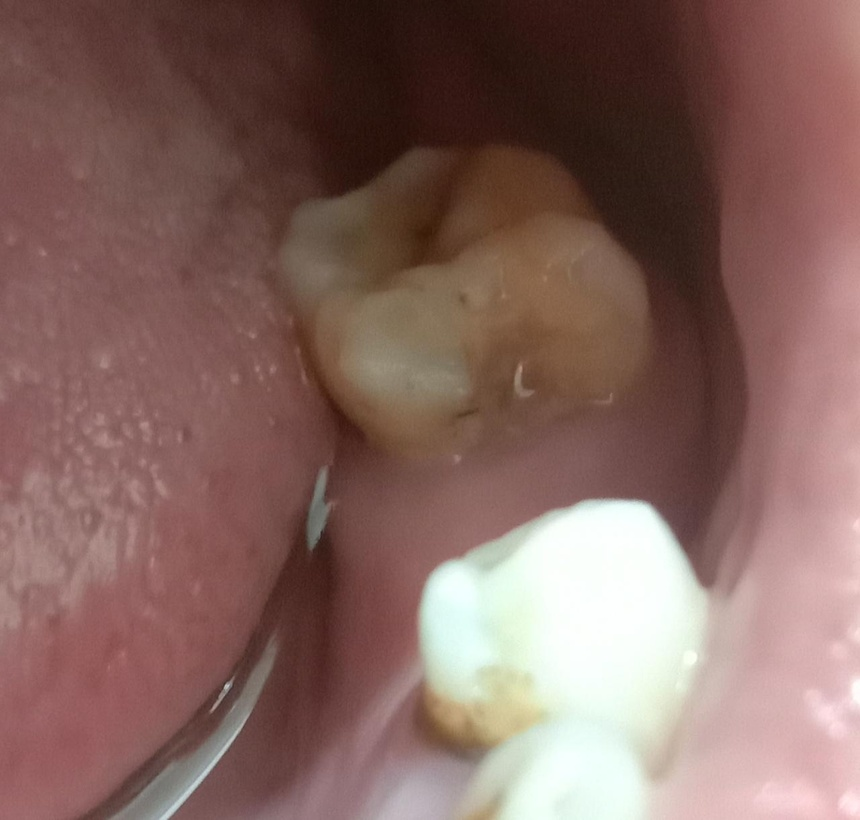
#> input picture image/teeth.jpg, 860 x 820 px, shrunk from 1280 x 1220 before the run
$ jupyter execute main.ipynb
#> lines starting #> are read from the running program, lines starting #| are printed output that depends on the picture
#> further down, image is the input picture: shape (820, 860, 3); mean B, G, R 95.6, 102.1, 132.9
[cell 1]
# Import libraries

import numpy as np
import cv2
from matplotlib import pyplot as plt
import math
import sys, time

[cell 2]
# Crop image, gauss filter,
# median filter, average filter, convolution filtering

def cropImage(image):
    pass

def gausBlur(image, blur, m):
    gauss_filtered_image = cv2.GaussianBlur(image, (m, m), blur)
    return gauss_filtered_image

def medBlur(image, shift):
    median_filtered_image = cv2.medianBlur(image, shift)
    return median_filtered_image

def averageFilter(image, shift):
    average_filtered_image = cv2.blur(image, (shift, shift))
    return average_filtered_image

[cell 3]
# bicubic interpolation

def interpolationKernel(s, a):
    if (abs(s) >= 0) & (abs(s) <= 1):
        return (a+2)*(abs(s)**3)-(a+3)*(abs(s)**2)+1

    elif (abs(s) > 1) & (abs(s) <= 2):
        return a*(abs(s)**3)-(5*a)*(abs(s)**2)+(8*a)*abs(s)-4*a

    return 0

def padding(img, H, W, C):
#> called with H = 820, W = 860, C = 3
    zimg = np.zeros((H+4, W+4, C))
    zimg[2:H+2, 2:W+2, :C] = img

    # Pad the first/last two col and row
    zimg[2:H+2, 0:2, :C] = img[:, 0:1, :C]
    zimg[H+2:H+4, 2:W+2, :] = img[H-1:H, :, :]
    zimg[2:H+2, W+2:W+4, :] = img[:, W-1:W, :]
    zimg[0:2, 2:W+2, :C] = img[0:1, :, :C]

    # Pad the missing eight points
    zimg[0:2, 0:2, :C] = img[0, 0, :C]
    zimg[H+2:H+4, 0:2, :C] = img[H-1, 0, :C]
    zimg[H+2:H+4, W+2:W+4, :C] = img[H-1, W-1, :C]
    zimg[0:2, W+2:W+4, :C] = img[0, W-1, :C]

    return zimg

def bicubicInterpolation(img, ratio, a):

    # Get image size
    H, W, C = img.shape

    # Here H = Height, W = weight,
    # C = Number of channels if the
    # image is coloured.
    img = padding(img, H, W, C)

    # Create new image
    dH = math.floor(H*ratio)
#> dH = 1640
    dW = math.floor(W*ratio)
#> dW = 1720

    # Converting into matrix
    dst = np.zeros((dH, dW, 3))

    # np.zeroes generates a matrix
    # consisting only of zeroes
    # Here we initialize our answer
    # (dst) as zero

    h = 1/ratio

    print('Start bicubic interpolation')
    print('It will take a little while...')
    inc = 0

    for c in range(C):
        for j in range(dH):
            for i in range(dW):

                # Getting the coordinates of the
                # nearby values
                x, y = i * h + 2, j * h + 2

                x1 = 1 + x - math.floor(x)
                x2 = x - math.floor(x)
                x3 = math.floor(x) + 1 - x
                x4 = math.floor(x) + 2 - x

                y1 = 1 + y - math.floor(y)
                y2 = y - math.floor(y)
                y3 = math.floor(y) + 1 - y
                y4 = math.floor(y) + 2 - y

                # Considering all nearby 16 values
                mat_l = np.matrix([[interpolationKernel(x1, a), interpolationKernel(x2, a), interpolationKernel(x3, a), interpolationKernel(x4, a)]])
                mat_m = np.matrix([[img[int(y-y1), int(x-x1), c],
                                    img[int(y-y2), int(x-x1), c],
                                    img[int(y+y3), int(x-x1), c],
                                    img[int(y+y4), int(x-x1), c]],
                                    [img[int(y-y1), int(x-x2), c],
                                    img[int(y-y2), int(x-x2), c],
                                    img[int(y+y3), int(x-x2), c],
                                    img[int(y+y4), int(x-x2), c]],
                                    [img[int(y-y1), int(x+x3), c],
                                    img[int(y-y2), int(x+x3), c],
                                    img[int(y+y3), int(x+x3), c],
                                    img[int(y+y4), int(x+x3), c]],
                                    [img[int(y-y1), int(x+x4), c],
                                    img[int(y-y2), int(x+x4), c],
                                    img[int(y+y3), int(x+x4), c],
                                    img[int(y+y4), int(x+x4), c]]])
                mat_r = np.matrix(
                    [[interpolationKernel(y1, a)], [interpolationKernel(y2, a)], [interpolationKernel(y3, a)], [interpolationKernel(y4, a)]])

                # Here the dot function is used to get the dot
                # product of 2 matrices
                dst[j, i, c] = np.dot(np.dot(mat_l, mat_m), mat_r)
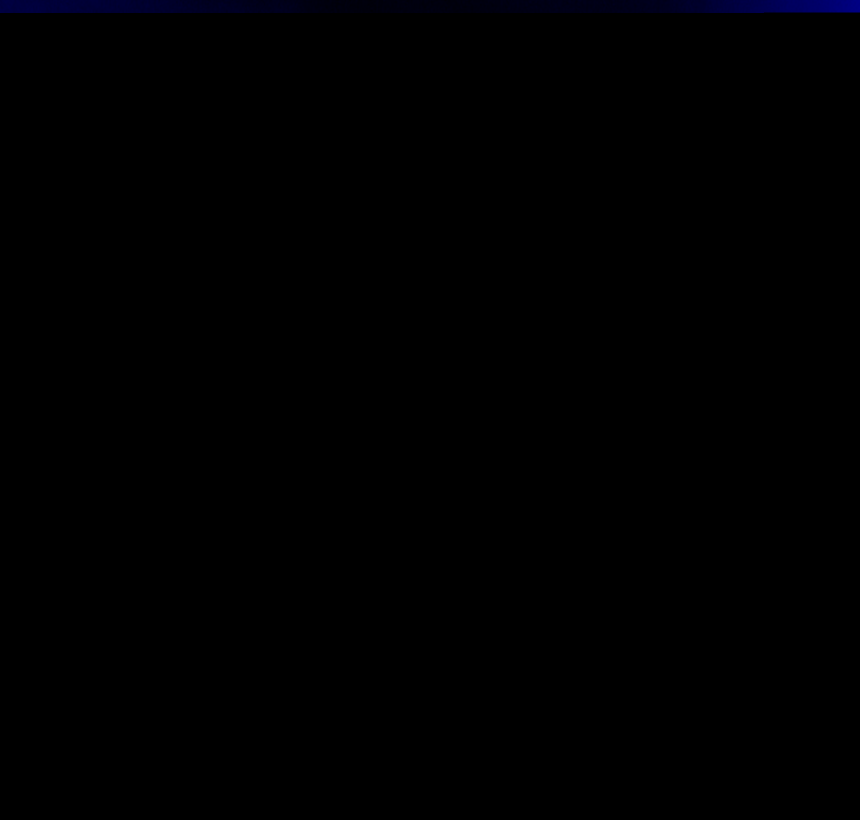
#> dst: shape (1640, 1720, 3) float64 (shown at 1/2 size); mean B, G, R 0.6, 0, 0

    # If there is an error message, it
    # directly goes to stderr
    sys.stderr.write('\n')

    # Flushing the buffer
    sys.stderr.flush()
    return dst

[cell 4]
# Adding Noise
def nonLinearNoise(image):
    noise = np.random.normal(0, 1, image.shape)
    noisyImage = image + noise

    return noisyImage

def gaussianNoise(image):
    mean = 0
    std_dev = 20

    noise = np.random.normal(mean, std_dev, image.shape)
    noisyImage = image + noise
    noisyImage = np.clip(noisyImage, 0, 255)

    return noisyImage

[cell 5]
# Menghitung Mean Square Error (MSE)
def meanSquareError(noisyImage, image):
    mse = np.mean((image - noisyImage)**2)

    return mse

# Menghitung Peak Signal-to-Noise Ratio (PSNR)
def peakSignalToNoiseRatio(mse):
    psnr = 10 * np.log10((255**2) / mse)

    return psnr

[cell 6]
# Convolution Step

# Noise Linear

## Gaussian Filter + Median Filter

[cell 7]
image = cv2.imread('./image/teeth.jpg')
